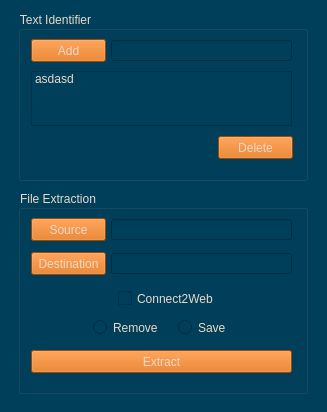
<?xml version="1.0" encoding="UTF-8"?>
<ui version="4.0">
 <class>MainWindow</class>
 <widget class="QMainWindow" name="MainWindow">
  <property name="geometry">
   <rect>
    <x>0</x>
    <y>0</y>
    <width>327</width>
    <height>412</height>
   </rect>
  </property>
  <property name="windowTitle">
   <string>Prototype</string>
  </property>
  <property name="styleSheet">
   <string notr="true">background-color: rgb(0, 63, 90);</string>
  </property>
  <widget class="QWidget" name="centralwidget">
   <widget class="QGroupBox" name="Gb_TextIdentifier">
    <property name="geometry">
     <rect>
      <x>18</x>
      <y>11</y>
      <width>290</width>
      <height>170</height>
     </rect>
    </property>
    <property name="styleSheet">
     <string notr="true">color: rgb(235, 217, 200);</string>
    </property>
    <property name="title">
     <string>Text Identifier</string>
    </property>
    <widget class="QPushButton" name="Btn_Delete">
     <property name="geometry">
      <rect>
       <x>200</x>
       <y>125</y>
       <width>75</width>
       <height>23</height>
      </rect>
     </property>
     <property name="styleSheet">
      <string notr="true">background-color: rgb(222, 102, 0);
color: rgb(235, 217, 200);</string>
     </property>
     <property name="text">
      <string>Delete</string>
     </property>
    </widget>
    <widget class="QPushButton" name="Btn_Add">
     <property name="geometry">
      <rect>
       <x>13</x>
       <y>28</y>
       <width>75</width>
       <height>23</height>
      </rect>
     </property>
     <property name="styleSheet">
      <string notr="true">background-color: rgb(222, 102, 0);
color: rgb(235, 217, 200);</string>
     </property>
     <property name="text">
      <string>Add</string>
     </property>
    </widget>
    <widget class="QLineEdit" name="Line_Path_2">
     <property name="geometry">
      <rect>
       <x>93</x>
       <y>29</y>
       <width>181</width>
       <height>21</height>
      </rect>
     </property>
     <property name="text">
      <string/>
     </property>
    </widget>
    <widget class="QListWidget" name="List_Text">
     <property name="geometry">
      <rect>
       <x>13</x>
       <y>60</y>
       <width>261</width>
       <height>55</height>
      </rect>
     </property>
     <property name="styleSheet">
      <string notr="true">border-color: rgb(255, 255, 255);</string>
     </property>
     <item>
      <property name="text">
       <string>asdasd</string>
      </property>
     </item>
    </widget>
   </widget>
   <widget class="QGroupBox" name="Gb_FileExtraction">
    <property name="geometry">
     <rect>
      <x>18</x>
      <y>190</y>
      <width>290</width>
      <height>204</height>
     </rect>
    </property>
    <property name="styleSheet">
     <string notr="true">color: rgb(235, 217, 200);</string>
    </property>
    <property name="title">
     <string>File Extraction</string>
    </property>
    <widget class="QPushButton" name="Btn_Extract">
     <property name="geometry">
      <rect>
       <x>13</x>
       <y>160</y>
       <width>261</width>
       <height>23</height>
      </rect>
     </property>
     <property name="styleSheet">
      <string notr="true">background-color: rgb(222, 102, 0);
color: rgb(235, 217, 200);</string>
     </property>
     <property name="text">
      <string>Extract</string>
     </property>
    </widget>
    <widget class="QPushButton" name="Btn_Destination">
     <property name="geometry">
      <rect>
       <x>13</x>
       <y>62</y>
       <width>75</width>
       <height>23</height>
      </rect>
     </property>
     <property name="styleSheet">
      <string notr="true">background-color: rgb(222, 102, 0);
color: rgb(235, 217, 200);</string>
     </property>
     <property name="text">
      <string>Destination</string>
     </property>
    </widget>
    <widget class="QLineEdit" name="Line_Destination">
     <property name="geometry">
      <rect>
       <x>93</x>
       <y>63</y>
       <width>181</width>
       <height>21</height>
      </rect>
     </property>
    </widget>
    <widget class="QRadioButton" name="Rb_Remove">
     <property name="geometry">
      <rect>
       <x>75</x>
       <y>129</y>
       <width>82</width>
       <height>17</height>
      </rect>
     </property>
     <property name="text">
      <string>Remove</string>
     </property>
    </widget>
    <widget class="QRadioButton" name="Rb_Save">
     <property name="geometry">
      <rect>
       <x>160</x>
       <y>129</y>
       <width>51</width>
       <height>17</height>
      </rect>
     </property>
     <property name="text">
      <string>Save</string>
     </property>
    </widget>
    <widget class="QPushButton" name="Btn_Source">
     <property name="geometry">
      <rect>
       <x>13</x>
       <y>28</y>
       <width>75</width>
       <height>23</height>
      </rect>
     </property>
     <property name="styleSheet">
      <string notr="true">background-color: rgb(222, 102, 0);
color: rgb(235, 217, 200);</string>
     </property>
     <property name="text">
      <string>Source</string>
     </property>
    </widget>
    <widget class="QLineEdit" name="Line_Source">
     <property name="geometry">
      <rect>
       <x>93</x>
       <y>29</y>
       <width>181</width>
       <height>21</height>
      </rect>
     </property>
    </widget>
    <widget class="QCheckBox" name="Cb_Connect2Web">
     <property name="geometry">
      <rect>
       <x>100</x>
       <y>100</y>
       <width>111</width>
       <height>17</height>
      </rect>
     </property>
     <property name="text">
      <string>Connect2Web</string>
     </property>
    </widget>
   </widget>
  </widget>
 </widget>
 <resources/>
 <connections/>
</ui>
